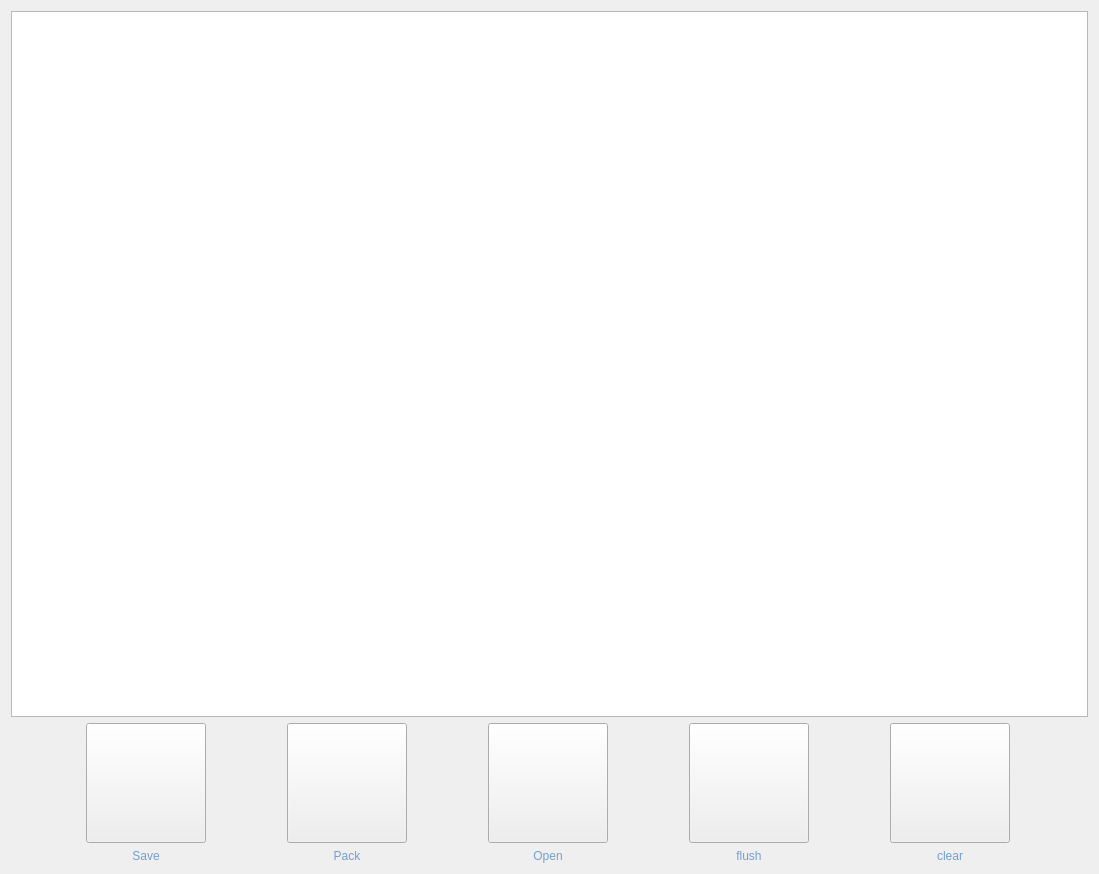
<?xml version="1.0" encoding="UTF-8"?>
<ui version="4.0">
 <class>LogView</class>
 <widget class="QWidget" name="LogView">
  <property name="geometry">
   <rect>
    <x>0</x>
    <y>0</y>
    <width>1099</width>
    <height>874</height>
   </rect>
  </property>
  <property name="windowTitle">
   <string>Log View</string>
  </property>
  <property name="windowIcon">
   <iconset resource="resource.qrc">
    <normaloff>:/images/searchingbot.png</normaloff>:/images/searchingbot.png</iconset>
  </property>
  <property name="styleSheet">
   <string notr="true">background-color: rgb(46, 52, 54);
color: rgb(114, 159, 207);

Rectangle{
color:backgroundColor
GridLayout{backgroundColor: transparent;}
}

QMessageBox {
background-color: rgb(46, 52, 54);
color: rgb(114, 159, 207);

Rectangle{
color:backgroundColor
GridLayout{backgroundColor: transparent;}
}
}</string>
  </property>
  <layout class="QVBoxLayout" name="verticalLayout">
   <item>
    <widget class="QPlainTextEdit" name="plainTextEdit"/>
   </item>
   <item>
    <layout class="QHBoxLayout" name="horizontalLayout">
     <item>
      <layout class="QGridLayout" name="gridLayout_3">
       <item row="1" column="0">
        <widget class="QLabel" name="label_9">
         <property name="sizePolicy">
          <sizepolicy hsizetype="Fixed" vsizetype="Fixed">
           <horstretch>0</horstretch>
           <verstretch>0</verstretch>
          </sizepolicy>
         </property>
         <property name="minimumSize">
          <size>
           <width>100</width>
           <height>0</height>
          </size>
         </property>
         <property name="maximumSize">
          <size>
           <width>300</width>
           <height>16777215</height>
          </size>
         </property>
         <property name="styleSheet">
          <string notr="true">color: rgb(114, 159, 207);</string>
         </property>
         <property name="text">
          <string>Save</string>
         </property>
         <property name="alignment">
          <set>Qt::AlignCenter</set>
         </property>
        </widget>
       </item>
       <item row="0" column="0">
        <widget class="QPushButton" name="save_button">
         <property name="minimumSize">
          <size>
           <width>120</width>
           <height>120</height>
          </size>
         </property>
         <property name="maximumSize">
          <size>
           <width>120</width>
           <height>120</height>
          </size>
         </property>
         <property name="styleSheet">
          <string notr="true">#save_button
{
border-image: url(:/images/save_unpressed.png);
}
#save_button:pressed
{
border-image: url(:/images/save_pressed.png);
}
</string>
         </property>
         <property name="text">
          <string/>
         </property>
        </widget>
       </item>
      </layout>
     </item>
     <item>
      <layout class="QGridLayout" name="gridLayout_4">
       <item row="0" column="0">
        <widget class="QPushButton" name="database_button">
         <property name="minimumSize">
          <size>
           <width>120</width>
           <height>120</height>
          </size>
         </property>
         <property name="maximumSize">
          <size>
           <width>120</width>
           <height>120</height>
          </size>
         </property>
         <property name="styleSheet">
          <string notr="true">#database_button
{
border-image: url(:/images/database_unpressed.png);
}
#database_button:pressed
{
border-image: url(:/images/database_pressed.png);
}
</string>
         </property>
         <property name="text">
          <string/>
         </property>
        </widget>
       </item>
       <item row="1" column="0">
        <widget class="QLabel" name="label_13">
         <property name="sizePolicy">
          <sizepolicy hsizetype="Fixed" vsizetype="Fixed">
           <horstretch>0</horstretch>
           <verstretch>0</verstretch>
          </sizepolicy>
         </property>
         <property name="minimumSize">
          <size>
           <width>100</width>
           <height>0</height>
          </size>
         </property>
         <property name="maximumSize">
          <size>
           <width>300</width>
           <height>16777215</height>
          </size>
         </property>
         <property name="styleSheet">
          <string notr="true">color: rgb(114, 159, 207);</string>
         </property>
         <property name="text">
          <string>Pack</string>
         </property>
         <property name="alignment">
          <set>Qt::AlignCenter</set>
         </property>
        </widget>
       </item>
      </layout>
     </item>
     <item>
      <layout class="QGridLayout" name="gridLayout_2">
       <item row="0" column="0">
        <widget class="QPushButton" name="open_button">
         <property name="minimumSize">
          <size>
           <width>120</width>
           <height>120</height>
          </size>
         </property>
         <property name="maximumSize">
          <size>
           <width>120</width>
           <height>120</height>
          </size>
         </property>
         <property name="styleSheet">
          <string notr="true">#open_button
{
border-image: url(:/images/file_unpressed.png);
}
#open_button:pressed
{
border-image: url(:/images/file_pressed.png);
}
</string>
         </property>
         <property name="text">
          <string/>
         </property>
        </widget>
       </item>
       <item row="1" column="0">
        <widget class="QLabel" name="label_11">
         <property name="sizePolicy">
          <sizepolicy hsizetype="Fixed" vsizetype="Fixed">
           <horstretch>0</horstretch>
           <verstretch>0</verstretch>
          </sizepolicy>
         </property>
         <property name="minimumSize">
          <size>
           <width>100</width>
           <height>0</height>
          </size>
         </property>
         <property name="maximumSize">
          <size>
           <width>300</width>
           <height>16777215</height>
          </size>
         </property>
         <property name="styleSheet">
          <string notr="true">color: rgb(114, 159, 207);</string>
         </property>
         <property name="text">
          <string>Open</string>
         </property>
         <property name="alignment">
          <set>Qt::AlignCenter</set>
         </property>
        </widget>
       </item>
      </layout>
     </item>
     <item>
      <layout class="QGridLayout" name="gridLayout_5">
       <item row="0" column="0">
        <widget class="QPushButton" name="flush_button">
         <property name="minimumSize">
          <size>
           <width>120</width>
           <height>120</height>
          </size>
         </property>
         <property name="maximumSize">
          <size>
           <width>120</width>
           <height>120</height>
          </size>
         </property>
         <property name="focusPolicy">
          <enum>Qt::WheelFocus</enum>
         </property>
         <property name="styleSheet">
          <string notr="true">#flush_button
{
border-image: url(:/images/double_unpressed.png);
}
#flush_button:pressed
{
border-image: url(:/images/double_pressed.png);
}
</string>
         </property>
         <property name="text">
          <string/>
         </property>
        </widget>
       </item>
       <item row="1" column="0">
        <widget class="QLabel" name="label_14">
         <property name="sizePolicy">
          <sizepolicy hsizetype="Fixed" vsizetype="Fixed">
           <horstretch>0</horstretch>
           <verstretch>0</verstretch>
          </sizepolicy>
         </property>
         <property name="minimumSize">
          <size>
           <width>100</width>
           <height>0</height>
          </size>
         </property>
         <property name="maximumSize">
          <size>
           <width>300</width>
           <height>16777215</height>
          </size>
         </property>
         <property name="styleSheet">
          <string notr="true">color: rgb(114, 159, 207);</string>
         </property>
         <property name="text">
          <string>flush</string>
         </property>
         <property name="alignment">
          <set>Qt::AlignCenter</set>
         </property>
        </widget>
       </item>
      </layout>
     </item>
     <item>
      <layout class="QGridLayout" name="gridLayout">
       <item row="0" column="0">
        <widget class="QPushButton" name="clear_button">
         <property name="minimumSize">
          <size>
           <width>120</width>
           <height>120</height>
          </size>
         </property>
         <property name="maximumSize">
          <size>
           <width>120</width>
           <height>120</height>
          </size>
         </property>
         <property name="styleSheet">
          <string notr="true">#clear_button
{
border-image: url(:/images/delete_unpressed.png);
}
#clear_button:pressed
{
border-image: url(:/images/delete_pressed.png);
}
</string>
         </property>
         <property name="text">
          <string/>
         </property>
        </widget>
       </item>
       <item row="1" column="0">
        <widget class="QLabel" name="label_12">
         <property name="sizePolicy">
          <sizepolicy hsizetype="Fixed" vsizetype="Fixed">
           <horstretch>0</horstretch>
           <verstretch>0</verstretch>
          </sizepolicy>
         </property>
         <property name="minimumSize">
          <size>
           <width>100</width>
           <height>0</height>
          </size>
         </property>
         <property name="maximumSize">
          <size>
           <width>300</width>
           <height>16777215</height>
          </size>
         </property>
         <property name="styleSheet">
          <string notr="true">color: rgb(114, 159, 207);</string>
         </property>
         <property name="text">
          <string>clear</string>
         </property>
         <property name="alignment">
          <set>Qt::AlignCenter</set>
         </property>
        </widget>
       </item>
      </layout>
     </item>
    </layout>
   </item>
  </layout>
 </widget>
 <resources>
  <include location="resource.qrc"/>
 </resources>
 <connections/>
</ui>
